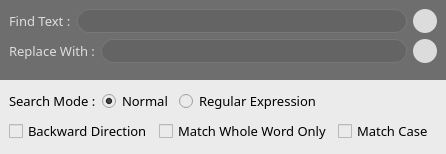
<?xml version="1.0" encoding="UTF-8"?>
<ui version="4.0">
 <class>FindAndReplaceDialog</class>
 <widget class="QDialog" name="FindAndReplaceDialog">
  <property name="geometry">
   <rect>
    <x>0</x>
    <y>0</y>
    <width>446</width>
    <height>154</height>
   </rect>
  </property>
  <property name="focusPolicy">
   <enum>Qt::NoFocus</enum>
  </property>
  <property name="windowTitle">
   <string>Find &amp; Replace</string>
  </property>
  <property name="styleSheet">
   <string notr="true">QDialog{
    background-color: rgb(110, 110, 110);
    border-radius: 10px;
}

QRadioButton::indicator:unchecked{
image: url(:/ButtonImage/src/radiobutton_unchecked.png);
}

QRadioButton::indicator:checked{
image: url(:/ButtonImage/src/radiobutton_checked.png);
}

QRadioButton::indicator:checked:disabled{
image: url(:/ButtonImage/src/radiobutton_checked_disabled.png);
}

QRadioButton::indicator:checked:pressed{
image: url(:/ButtonImage/src/radiobutton_pressed.png);
}

QRadioButton::indicator:unchecked:pressed{
image: url(:/ButtonImage/src/radiobutton_unchecked_pressed.png);
}

QRadioButton::indicator:unchecked:hover{
image: url(:/ButtonImage/src/radiobutton_hover.png);
}

QCheckBox::indicator:checked,QGroupBox::indicator:checked{    
	image: url(:/ButtonImage/src/checkbox_hookicon_normal_16px.png);
    border: 0px;
}

QCheckBox::indicator:checked:disabled,QGroupBox::indicator:checked:disabled{
    image: url(:/ButtonImage/src/checkbox_hookicon_disabled_16px.png);
    border: 0px;
}

QCheckBox::indicator,QGroupBox::indicator{
    image: url(:/ButtonImage/src/checkbox_hookicon_unchecked_16px.png);
    border: 0px;
}</string>
  </property>
  <layout class="QVBoxLayout" name="verticalLayout_3">
   <property name="leftMargin">
    <number>0</number>
   </property>
   <property name="topMargin">
    <number>0</number>
   </property>
   <property name="rightMargin">
    <number>0</number>
   </property>
   <property name="bottomMargin">
    <number>0</number>
   </property>
   <item>
    <widget class="QWidget" name="widget_2" native="true">
     <layout class="QVBoxLayout" name="verticalLayout_2">
      <item>
       <layout class="QHBoxLayout" name="horizontalLayout">
        <item>
         <widget class="QLabel" name="label">
          <property name="sizePolicy">
           <sizepolicy hsizetype="Minimum" vsizetype="Preferred">
            <horstretch>0</horstretch>
            <verstretch>0</verstretch>
           </sizepolicy>
          </property>
          <property name="font">
           <font>
            <family>方正黑体简体</family>
            <pointsize>10</pointsize>
           </font>
          </property>
          <property name="styleSheet">
           <string notr="true">background-color: transparent;
color: rgb(221, 221, 221);</string>
          </property>
          <property name="text">
           <string>Find Text :</string>
          </property>
         </widget>
        </item>
        <item>
         <widget class="QLineEdit" name="lineEdit">
          <property name="minimumSize">
           <size>
            <width>0</width>
            <height>24</height>
           </size>
          </property>
          <property name="font">
           <font>
            <family>方正黑体简体</family>
            <pointsize>10</pointsize>
           </font>
          </property>
          <property name="styleSheet">
           <string notr="true">QLineEdit{
    border-radius: 12px;
    border: 1px solid rgb(120, 120, 120);
	background-color: rgb(100, 100, 100);
    padding-left: 20px;
    padding-right: 50px;
    color: rgb(220, 220, 220);
}</string>
          </property>
          <property name="text">
           <string/>
          </property>
         </widget>
        </item>
        <item>
         <widget class="QPushButton" name="pushButton_8">
          <property name="sizePolicy">
           <sizepolicy hsizetype="Fixed" vsizetype="Fixed">
            <horstretch>0</horstretch>
            <verstretch>0</verstretch>
           </sizepolicy>
          </property>
          <property name="styleSheet">
           <string notr="true">QPushButton{
    border:1px transparent;
    border-radius: 12px;
	background-color: rgb(220, 220, 220);
    width:24px;
    height:24px;
}

QPushButton:hover{
	background-color: rgb(200, 200, 200);
}</string>
          </property>
          <property name="text">
           <string/>
          </property>
          <property name="icon">
           <iconset resource="../Resources.qrc">
            <normaloff>:/Cursor/src/Cursor/zoom.png</normaloff>:/Cursor/src/Cursor/zoom.png</iconset>
          </property>
          <property name="iconSize">
           <size>
            <width>14</width>
            <height>14</height>
           </size>
          </property>
          <property name="autoDefault">
           <bool>false</bool>
          </property>
          <property name="flat">
           <bool>true</bool>
          </property>
         </widget>
        </item>
       </layout>
      </item>
      <item>
       <layout class="QHBoxLayout" name="horizontalLayout_2">
        <item>
         <widget class="QLabel" name="label_2">
          <property name="sizePolicy">
           <sizepolicy hsizetype="Minimum" vsizetype="Preferred">
            <horstretch>0</horstretch>
            <verstretch>0</verstretch>
           </sizepolicy>
          </property>
          <property name="font">
           <font>
            <family>方正黑体简体</family>
            <pointsize>10</pointsize>
           </font>
          </property>
          <property name="styleSheet">
           <string notr="true">background-color: transparent;
color: rgb(221, 221, 221);</string>
          </property>
          <property name="text">
           <string>Replace With :</string>
          </property>
         </widget>
        </item>
        <item>
         <widget class="QLineEdit" name="lineEdit_2">
          <property name="minimumSize">
           <size>
            <width>0</width>
            <height>24</height>
           </size>
          </property>
          <property name="font">
           <font>
            <family>方正黑体简体</family>
            <pointsize>10</pointsize>
           </font>
          </property>
          <property name="styleSheet">
           <string notr="true">QLineEdit{
    border-radius: 12px;
    border: 1px solid rgb(120, 120, 120);
	background-color: rgb(100, 100, 100);
    padding-left: 20px;
    padding-right: 50px;
    color: rgb(220, 220, 220);
}</string>
          </property>
          <property name="text">
           <string/>
          </property>
         </widget>
        </item>
        <item>
         <widget class="QPushButton" name="pushButton_9">
          <property name="sizePolicy">
           <sizepolicy hsizetype="Fixed" vsizetype="Fixed">
            <horstretch>0</horstretch>
            <verstretch>0</verstretch>
           </sizepolicy>
          </property>
          <property name="styleSheet">
           <string notr="true">QPushButton{
    border:1px transparent;
    border-radius: 12px;
	background-color: rgb(220, 220, 220);
    width:24px;
    height:24px;
}

QPushButton:hover{
	background-color: rgb(200, 200, 200);
}</string>
          </property>
          <property name="text">
           <string/>
          </property>
          <property name="icon">
           <iconset resource="../Resources.qrc">
            <normaloff>:/ToolIcon/src/ToolBar/NextLayer.png</normaloff>:/ToolIcon/src/ToolBar/NextLayer.png</iconset>
          </property>
          <property name="iconSize">
           <size>
            <width>14</width>
            <height>14</height>
           </size>
          </property>
          <property name="autoDefault">
           <bool>false</bool>
          </property>
          <property name="flat">
           <bool>true</bool>
          </property>
         </widget>
        </item>
       </layout>
      </item>
     </layout>
    </widget>
   </item>
   <item>
    <widget class="QWidget" name="widget" native="true">
     <property name="font">
      <font>
       <family>方正黑体简体</family>
       <pointsize>10</pointsize>
      </font>
     </property>
     <property name="styleSheet">
      <string notr="true">background: rgb(235, 235, 235);</string>
     </property>
     <layout class="QVBoxLayout" name="verticalLayout">
      <item>
       <layout class="QHBoxLayout" name="horizontalLayout_3">
        <item>
         <widget class="QLabel" name="label_3">
          <property name="font">
           <font>
            <family>方正黑体简体</family>
            <pointsize>10</pointsize>
           </font>
          </property>
          <property name="text">
           <string>Search Mode :</string>
          </property>
         </widget>
        </item>
        <item>
         <widget class="QRadioButton" name="radioButton_2">
          <property name="font">
           <font>
            <family>方正黑体简体</family>
            <pointsize>10</pointsize>
           </font>
          </property>
          <property name="text">
           <string>Normal</string>
          </property>
          <property name="checked">
           <bool>true</bool>
          </property>
         </widget>
        </item>
        <item>
         <widget class="QRadioButton" name="radioButton">
          <property name="font">
           <font>
            <family>方正黑体简体</family>
            <pointsize>10</pointsize>
           </font>
          </property>
          <property name="text">
           <string>Regular Expression</string>
          </property>
         </widget>
        </item>
        <item>
         <spacer name="horizontalSpacer">
          <property name="orientation">
           <enum>Qt::Horizontal</enum>
          </property>
          <property name="sizeHint" stdset="0">
           <size>
            <width>40</width>
            <height>20</height>
           </size>
          </property>
         </spacer>
        </item>
       </layout>
      </item>
      <item>
       <layout class="QHBoxLayout" name="horizontalLayout_4">
        <item>
         <widget class="QCheckBox" name="checkBox">
          <property name="font">
           <font>
            <family>方正黑体简体</family>
            <pointsize>10</pointsize>
           </font>
          </property>
          <property name="text">
           <string>Backward Direction</string>
          </property>
         </widget>
        </item>
        <item>
         <widget class="QCheckBox" name="checkBox_2">
          <property name="font">
           <font>
            <family>方正黑体简体</family>
            <pointsize>10</pointsize>
           </font>
          </property>
          <property name="text">
           <string>Match Whole Word Only</string>
          </property>
         </widget>
        </item>
        <item>
         <widget class="QCheckBox" name="checkBox_3">
          <property name="font">
           <font>
            <family>方正黑体简体</family>
            <pointsize>10</pointsize>
           </font>
          </property>
          <property name="text">
           <string>Match Case</string>
          </property>
         </widget>
        </item>
        <item>
         <spacer name="horizontalSpacer_2">
          <property name="orientation">
           <enum>Qt::Horizontal</enum>
          </property>
          <property name="sizeHint" stdset="0">
           <size>
            <width>40</width>
            <height>20</height>
           </size>
          </property>
         </spacer>
        </item>
       </layout>
      </item>
     </layout>
    </widget>
   </item>
  </layout>
 </widget>
 <resources>
  <include location="../Resources.qrc"/>
 </resources>
 <connections/>
</ui>
